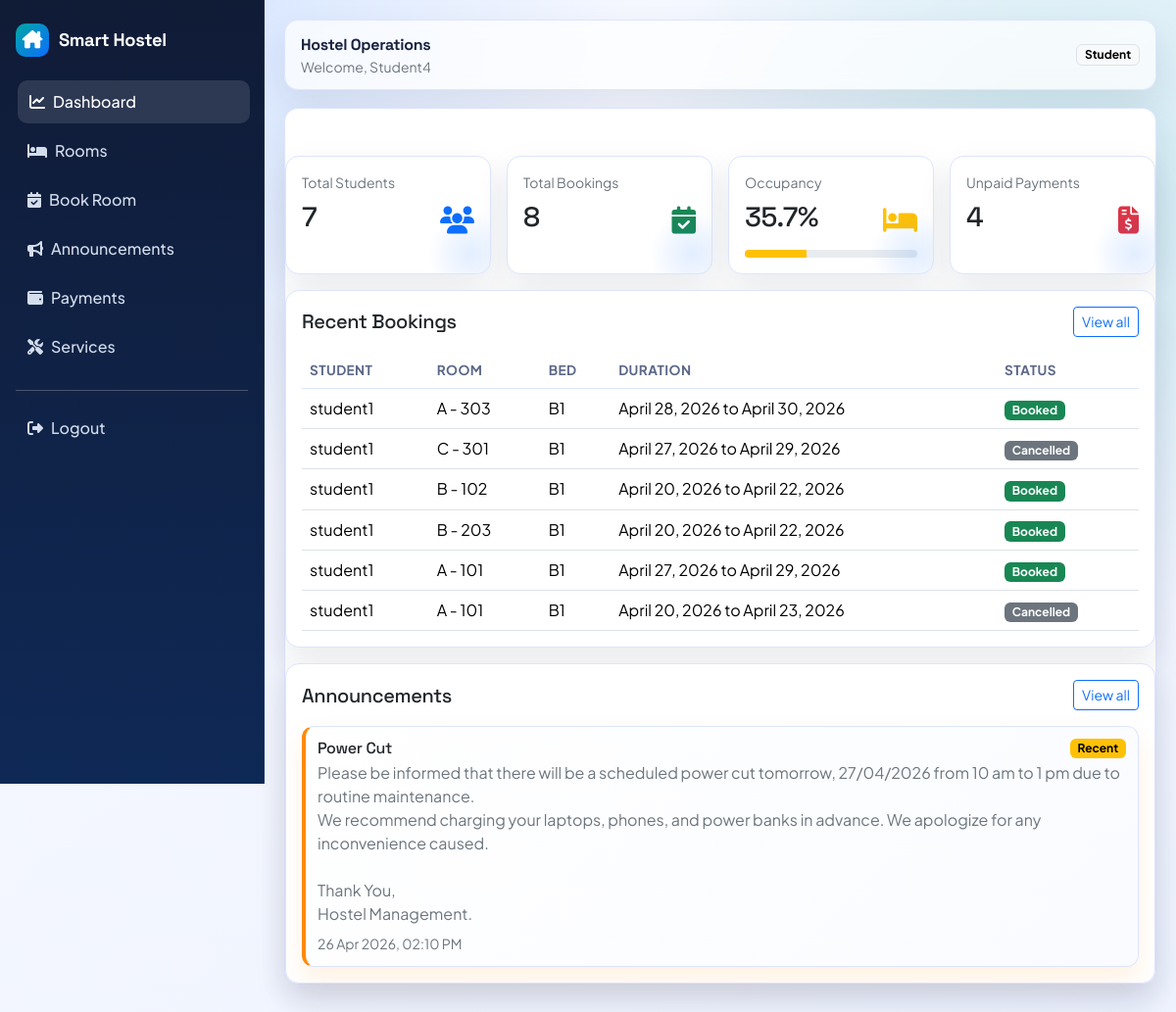
The page /dashboard (signed in) on the database its author committed.
### accounts/models.py (models this page shows, shortened)
class User(AbstractUser):
	ROLE_ADMIN = "admin"
	ROLE_STUDENT = "student"
	ROLE_CHOICES = [
		(ROLE_ADMIN, "Admin"),
		(ROLE_STUDENT, "Student"),
	]
	role = models.CharField(max_length=20, choices=ROLE_CHOICES, default=ROLE_STUDENT)

### bookings/models.py (models this page shows, shortened)
class Booking(models.Model):
	STATUS_BOOKED = "booked"
	STATUS_CANCELLED = "cancelled"
	STATUS_COMPLETED = "completed"
	STATUS_CHOICES = [
		(STATUS_BOOKED, "Booked"),
		(STATUS_CANCELLED, "Cancelled"),
		(STATUS_COMPLETED, "Completed"),
	]
	user = models.ForeignKey(settings.AUTH_USER_MODEL, on_delete=models.CASCADE, related_name="bookings")
	room = models.ForeignKey("hostel.Room", on_delete=models.PROTECT, related_name="bookings")
	bed = models.ForeignKey("hostel.Bed", on_delete=models.PROTECT, related_name="bookings")
	start_date = models.DateField()
	end_date = models.DateField()
	expires_at = models.DateTimeField(blank=True, null=True)
	status = models.CharField(max_length=20, choices=STATUS_CHOICES, default=STATUS_BOOKED)
	qr_code = models.ImageField(upload_to="bookings/qr_codes/", blank=True, null=True)
	check_in_at = models.DateTimeField(blank=True, null=True)
	created_at = models.DateTimeField(auto_now_add=True)
	class Meta:
		ordering = ["-created_at"]

### hostel/models.py (models this page shows, shortened)
class Room(models.Model):
	TYPE_SINGLE = "single"
	TYPE_DOUBLE = "double"
	TYPE_TRIPLE = "triple"
	TYPE_DORM = "dorm"
	ROOM_TYPE_CHOICES = [
		(TYPE_SINGLE, "Single"),
		(TYPE_DOUBLE, "Double"),
		(TYPE_TRIPLE, "Triple"),
		(TYPE_DORM, "Dorm"),
	]
	hostel = models.ForeignKey(Hostel, on_delete=models.CASCADE, related_name="rooms")
	room_number = models.CharField(max_length=30)
	room_type = models.CharField(max_length=20, choices=ROOM_TYPE_CHOICES)
	capacity = models.PositiveIntegerField()
	available_beds = models.IntegerField(default=0)
	class Meta:
		ordering = ["room_number"]
		unique_together = ("hostel", "room_number")

class Bed(models.Model):
	room = models.ForeignKey(Room, on_delete=models.CASCADE, related_name="beds")
	bed_number = models.CharField(max_length=30)
	is_available = models.BooleanField(default=True)
	class Meta:
		ordering = ["bed_number"]
		unique_together = ("room", "bed_number")

### announcements/models.py (models this page shows, shortened)
class Announcement(models.Model):
    title = models.CharField(max_length=255)
    message = models.TextField()
    created_at = models.DateTimeField(auto_now_add=True)
    created_by = models.ForeignKey(
        settings.AUTH_USER_MODEL,
        on_delete=models.CASCADE,
        related_name="announcements",
        limit_choices_to={"role": "admin"},
    )
    class Meta:
        ordering = ["-created_at"]

### accounts/views.py (the view)
# urls.py: path("dashboard", dashboard_view, name="dashboard"),
@login_required
def dashboard_view(request):
	return render(request, "dashboard.html", _build_dashboard_context(request))

### accounts/views.py (called while the page is built)
def _is_admin_user(user):
	role = (getattr(user, "role", "") or "").strip().lower()
	return bool(user and user.is_authenticated and (user.is_superuser or role == User.ROLE_ADMIN.lower()))

### core/context_processors.py (called while the page is built)
def _is_admin_user(user):
    role = (getattr(user, "role", "") or "").strip().lower()
    return bool(user and user.is_authenticated and (user.is_superuser or role == "admin"))

def notification_context(request):
    if not request.user.is_authenticated:
        return {"recent_notifications": [], "unread_notification_count": 0, "is_admin_user": False}
    notifications = Notification.objects.filter(recipient=request.user).only("title", "message", "created_at", "is_read")[:5]
    unread_count = Notification.objects.filter(recipient=request.user, is_read=False).count()
    return {
        "recent_notifications": notifications,
        "unread_notification_count": unread_count,
        "is_admin_user": _is_admin_user(request.user),
    }

### templates/dashboard.html (shortened to what this page needs)
{% extends "base.html" %}
{% load static %}
{% block content %}
<div class="card card-soft mb-3">
    <div class="card-body py-4 d-flex flex-wrap justify-content-between align-items-center gap-3">
</div>
<div class="row g-3 mb-3">
    <div class="col-md-6 col-xl-3">
        <div class="card card-soft metric-card h-100">
            <div class="card-body">
                <div class="text-secondary small">Total Students</div>
                <div class="d-flex align-items-end justify-content-between mt-2">
                    <h3 class="mb-0">{{ total_students }}</h3>
                    <i class="fa-solid fa-users fs-3 text-primary"></i>
                </div>
            </div>
        </div>
    </div>
    <div class="col-md-6 col-xl-3">
        <div class="card card-soft metric-card h-100">
            <div class="card-body">
                <div class="text-secondary small">Total Bookings</div>
                <div class="d-flex align-items-end justify-content-between mt-2">
                    <h3 class="mb-0">{{ total_bookings }}</h3>
                    <i class="fa-solid fa-calendar-check fs-3 text-success"></i>
                </div>
            </div>
        </div>
    </div>
    <div class="col-md-6 col-xl-3">
        <div class="card card-soft metric-card h-100">
            <div class="card-body">
                <div class="text-secondary small">Occupancy</div>
                <div class="d-flex align-items-end justify-content-between mt-2">
                    <h3 class="mb-0">{{ occupancy_percentage }}%</h3>
                    <i class="fa-solid fa-bed fs-3 text-warning"></i>
                </div>
                <div class="progress mt-3" style="height: 8px;">
                    <div class="progress-bar bg-warning" style="width: {{ occupancy_percentage }}%"></div>
                </div>
            </div>
        </div>
    </div>
    <div class="col-md-6 col-xl-3">
        <div class="card card-soft metric-card h-100">
            <div class="card-body">
                <div class="text-secondary small">Unpaid Payments</div>
                <div class="d-flex align-items-end justify-content-between mt-2">
                    <h3 class="mb-0">{{ payment_summary.unpaid }}</h3>
                    <i class="fa-solid fa-file-invoice-dollar fs-3 text-danger"></i>
                </div>
            </div>
        </div>
    </div>
</div>
<div class="card card-soft mb-3">
    <div class="card-body">
        <div class="d-flex justify-content-between align-items-center mb-3">
            <h5 class="mb-0">Recent Bookings</h5>
            <a href="{% url 'bookings:history' %}" class="btn btn-sm btn-outline-primary">View all</a>
        </div>
        <div class="table-responsive">
            <table class="table align-middle mb-0 mobile-table">
                <thead>
                <tr>
                    <th>Student</th>
                    <th>Room</th>
                    <th>Bed</th>
                    <th>Duration</th>
                    <th>Status</th>
                </tr>
                </thead>
                <tbody>
                {% for booking in recent_bookings %}
                <tr>
                    <td>{{ booking.user.username }}</td>
                    <td>{{ booking.room.room_number }}</td>
                    <td>{{ booking.bed.bed_number }}</td>
                    <td>{{ booking.start_date }} to {{ booking.end_date }}</td>
                    <td>
                        {% if booking.status == "booked" %}
                        <span class="badge text-bg-success">Booked</span>
                        {% elif booking.status == "cancelled" %}
                        <span class="badge text-bg-secondary">Cancelled</span>
                        {% else %}
                        <span class="badge text-bg-primary">Completed</span>
                        {% endif %}
                    </td>
                </tr>
                {% empty %}
                <tr><td colspan="5" class="text-center text-secondary py-4">No bookings yet.</td></tr>
                {% endfor %}
                </tbody>
            </table>
        </div>
    </div>
</div>
<div class="card card-soft">
    <div class="card-body">
        <div class="d-flex justify-content-between align-items-center mb-3">
            <h5 class="mb-0">Announcements</h5>
            <a href="{% url 'announcements:list' %}" class="btn btn-sm btn-outline-primary">View all</a>
        </div>
        <div class="announcement-list">
            {% for announcement in latest_announcements %}
            <div class="announcement-item {% if forloop.counter <= 2 %}announcement-recent{% endif %}">
                <div class="d-flex justify-content-between align-items-start gap-2">
                    <h6 class="mb-1">{{ announcement.title }}</h6>
                    {% if forloop.counter <= 2 %}
                    <span class="badge text-bg-warning">Recent</span>
                    {% endif %}
                </div>
                <p class="mb-2 text-secondary">{{ announcement.message|linebreaksbr }}</p>
                <div class="small text-secondary">{{ announcement.created_at|date:"d M Y, h:i A" }}</div>
            </div>
            {% empty %}
            <div class="text-secondary">No announcements yet.</div>
            {% endfor %}
        </div>
    </div>
</div>
{% endblock %}

### templates/base.html (shortened to what this page needs)
{% load static %}
<!doctype html>
<html lang="en">
<head>
    <link href="https://cdn.jsdelivr.net/npm/bootstrap@5.3.3/dist/css/bootstrap.min.css" rel="stylesheet">
    <link href="https://cdnjs.cloudflare.com/ajax/libs/font-awesome/6.5.2/css/all.min.css" rel="stylesheet">
    <link href="{% static 'css/app.css' %}" rel="stylesheet">
</head>
<body>
{% if user.is_authenticated %}
<div class="shell">
    <aside class="sidebar">
        <a class="brand" href="{% url 'accounts:dashboard' %}">
            <span class="brand-badge"><i class="fa-solid fa-house-chimney"></i></span>
            <span class="brand-font">Smart Hostel</span>
        </a>
        <nav class="nav flex-column">
            <a class="nav-link" href="{% url 'accounts:dashboard' %}"><i class="fa-solid fa-chart-line me-2"></i>Dashboard</a>
            <a class="nav-link" href="{% url 'hostel:rooms' %}"><i class="fa-solid fa-bed me-2"></i>Rooms</a>
            {% if user.is_authenticated and user.role == "student" %}
            <a class="nav-link" href="{% url 'bookings:book_room' %}"><i class="fa-solid fa-calendar-check me-2"></i>Book Room</a>
            {% endif %}
            <a class="nav-link" href="{% url 'announcements:list' %}"><i class="fa-solid fa-bullhorn me-2"></i>Announcements</a>
            <a class="nav-link" href="{% url 'payments:list' %}"><i class="fa-solid fa-wallet me-2"></i>Payments</a>
            <a class="nav-link" href="{% url 'services:list' %}"><i class="fa-solid fa-screwdriver-wrench me-2"></i>Services</a>
        </nav>
        <hr class="border-light-subtle my-3">
        <a class="nav-link" href="{% url 'accounts:logout' %}"><i class="fa-solid fa-right-from-bracket me-2"></i>Logout</a>
    </aside>
    <main class="main">
        <div class="topbar">
            <div>
                <strong class="brand-font">Hostel Operations</strong>
                <div class="small text-secondary">Welcome, {{ request.user.first_name|default:request.user.username }}</div>
            </div>
            <span class="badge text-bg-light border">{{ request.user.get_role_display }}</span>
        </div>
        {% block content %}{% endblock %}
    </main>
</div>
{% else %}
<div class="auth-wrap">
    {% block auth_content %}{% endblock %}
</div>
{% endif %}
</body>
</html>

### static/css/app.css (style rules this page uses)
:root { --bg-1: #f7f9ff; --bg-2: #eef3ff; --surface: #ffffff; --ink-1: #18233f; --ink-2: #5b6787; --brand: #0d6efd; --brand-2: #00a6a6; --accent: #ff8a00; --line: #dde5ff; --shadow: 0 15px 35px rgba(24, 35, 63, 0.09); }
* { box-sizing: border-box; }
body { margin: 0; font-family: "Plus Jakarta Sans", sans-serif; color: var(--ink-1); background: radial-gradient(circle at 10% 0%, rgba(13, 110, 253, 0.16), transparent 35%), radial-gradient(circle at 90% 20%, rgba(0, 166, 166, 0.16), transparent 32%), linear-gradient(140deg, var(--bg-1), var(--bg-2)); min-height: 100vh; }
h1, h2, h3, h4, h5, h6, .brand-font { font-family: "Space Grotesk", sans-serif; letter-spacing: -0.02em; }
.shell { display: grid; grid-template-columns: 270px 1fr; min-height: 100vh; }
.sidebar { background: linear-gradient(180deg, #101b36, #0f2956); color: #f7fbff; padding: 24px 16px; position: sticky; top: 0; height: 100vh; border-right: 1px solid rgba(255, 255, 255, 0.08); }
.brand { display: flex; align-items: center; gap: 10px; font-weight: 700; font-size: 1.15rem; margin-bottom: 24px; color: #fff; text-decoration: none; }
.brand-badge { width: 34px; height: 34px; border-radius: 10px; display: grid; place-items: center; background: linear-gradient(135deg, #00a6a6, #0d6efd); }
.sidebar .nav-link { color: rgba(233, 242, 255, 0.9); border-radius: 10px; padding: 10px 12px; margin-bottom: 6px; font-weight: 500; transition: 0.2s ease; }
.sidebar .nav-link:hover, .sidebar .nav-link.active { background: rgba(255, 255, 255, 0.12); color: #fff; transform: translateX(2px); }
.main { padding: 20px; animation: fadeUp 0.45s ease; }
.topbar { background: rgba(255, 255, 255, 0.72); backdrop-filter: blur(8px); border: 1px solid var(--line); border-radius: 14px; padding: 12px 16px; display: flex; align-items: center; justify-content: space-between; box-shadow: var(--shadow); margin-bottom: 18px; }
.card-soft { border: 1px solid var(--line); border-radius: 14px; background: var(--surface); box-shadow: var(--shadow); }
.table thead th { border-bottom: 1px solid #dce5ff; color: var(--ink-2); font-size: 0.85rem; text-transform: uppercase; letter-spacing: 0.03em; }
.announcement-list { display: grid; gap: 12px; }
.announcement-item, .announcement-card { border: 1px solid #dce5ff; border-radius: 12px; background: linear-gradient(135deg, #ffffff 0%, #f9fbff 100%); }
.announcement-item { padding: 12px; }
.announcement-recent { border-left: 4px solid var(--accent); box-shadow: 0 12px 24px rgba(255, 138, 0, 0.12); }
.metric-card { position: relative; overflow: hidden; }
.metric-card::after { content: ""; position: absolute; inset: auto -24px -24px auto; width: 88px; height: 88px; border-radius: 50%; background: radial-gradient(circle, rgba(13, 110, 253, 0.12), transparent 70%); }
.mobile-table { min-width: 760px; }

### rows shown on the page
User: user.first_name "Student4", user.role "Student"
Booking: user.username "student1", room.room_number "A - 303", bed.bed_number "B1", start_date "April 28, 2026", end_date "April 30, 2026", status "Booked"
Booking: user.username "student1", room.room_number "C - 301", bed.bed_number "B1", start_date "April 27, 2026", end_date "April 29, 2026", status "Cancelled"
Booking: user.username "student1", room.room_number "B - 102", bed.bed_number "B1", start_date "April 20, 2026", end_date "April 22, 2026", status "Booked"
Booking: user.username "student1", room.room_number "B - 203", bed.bed_number "B1", start_date "April 20, 2026", end_date "April 22, 2026", status "Booked"
Booking: user.username "student1", room.room_number "A - 101", bed.bed_number "B1", start_date "April 27, 2026", end_date "April 29, 2026", status "Booked"
Booking: user.username "student1", room.room_number "A - 101", bed.bed_number "B1", start_date "April 20, 2026", end_date "April 23, 2026", status "Cancelled"
Announcement: title "Power Cut", message "Please be informed that there will be a scheduled power cut tomorrow, 27/04/2026 from 10 am to 1 pm due to routine maintenance. We recommend charging your laptops, phones, and power banks in advance. We apologize for any inconvenience caused. Thank You, Hostel Management.", created_at "26 Apr 2026, 02:10 PM"

### other values the page prints
{{ total_students }} "7"
{{ total_bookings }} "8"
{{ occupancy_percentage }} "35.7"
{{ payment_summary.unpaid }} "4"
